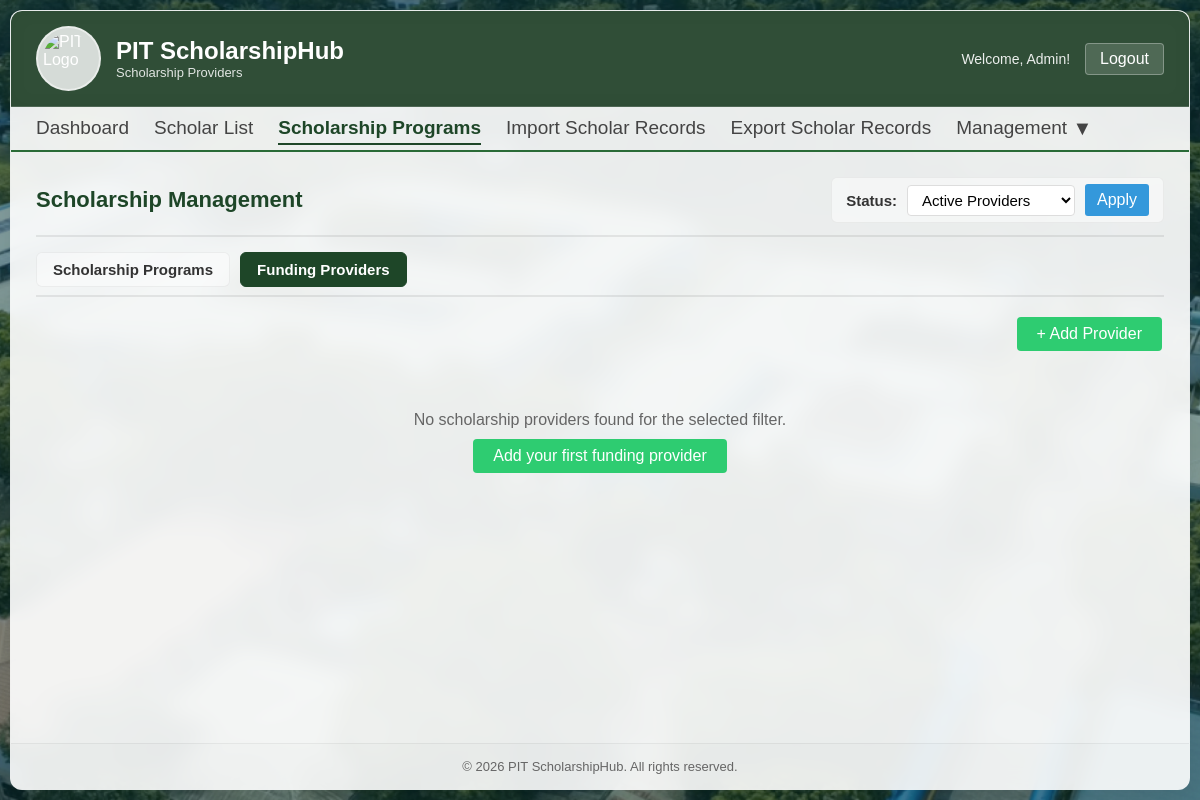
Page /admin/providers.php (signed in) on the earlier database version.
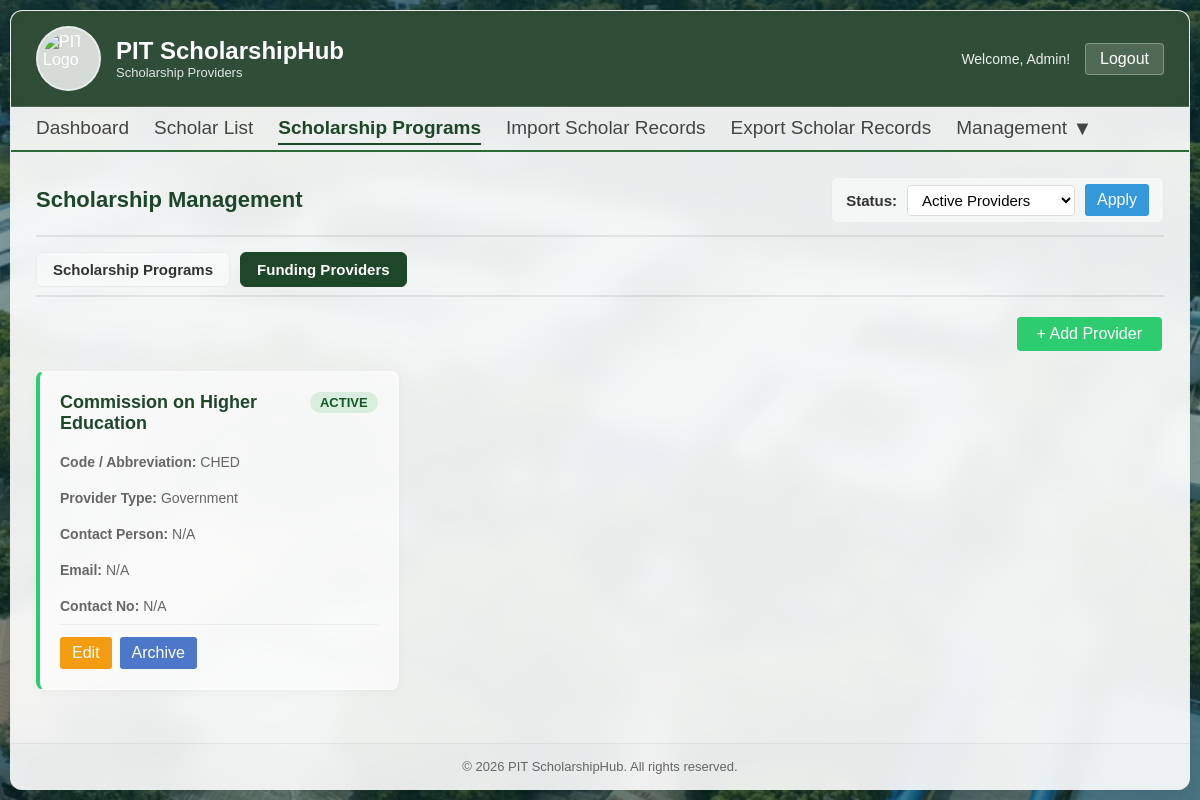
Same page on the later database version.
### tables this page shows
CREATE TABLE `providers` (
  `id` int(11) NOT NULL,
  `name` varchar(255) NOT NULL,
  `code` varchar(50) NOT NULL,
  `provider_type` varchar(255) NOT NULL,
  `contact_person` varchar(150) DEFAULT NULL,
  `email` varchar(150) DEFAULT NULL,
  `contact_num` varchar(50) DEFAULT NULL,
  `is_archived` tinyint(1) DEFAULT 0,
  `created_at` timestamp NOT NULL DEFAULT current_timestamp()
);

### includes/check_permission.php (called while the page is built, shortened)
<?php
function hasPermission($conn, $user_id, $page, $action) {
    $sql = "SELECT role FROM scholarship_users WHERE id = ?";
    $stmt = $conn->prepare($sql);
    $stmt->bind_param("i", $user_id);
    $stmt->execute();
    $result = $stmt->get_result();
    if ($row = $result->fetch_assoc()) {
        if ($row['role'] === 'admin') return true;
    }
    $permissions = getUserPermissions($conn, $user_id);
    return isset($permissions[$page]) && in_array($action, $permissions[$page]);
}
    ?>

### admin/providers.php (the view, shortened to what the changed rows need)
<?php
include __DIR__ . "/../includes/conn.php";
include '../includes/check_permission.php';
$archive_filter = $_SESSION['provider_archive_filter'] ?? '0';
if ($archive_filter === '1') {
    $providers_sql = "SELECT * FROM providers WHERE is_archived = 1 ORDER BY name ASC";
} elseif ($archive_filter === 'all') {
    $providers_sql = "SELECT * FROM providers ORDER BY name ASC";
} else {
    $providers_sql = "SELECT * FROM providers WHERE is_archived = 0 ORDER BY name ASC";
}
$providers_stmt = $conn->prepare($providers_sql);
$providers_stmt->execute();
$providers_result = $providers_stmt->get_result();
?>
<!DOCTYPE html>
<html>
<head>
    <link rel="stylesheet" href="../assets/css/scholarship_program.css?v=<?= filemtime('../assets/css/scholarship_program.css') ?>">
    <link rel="stylesheet" href="../assets/css/modals.css">
</head>
<body>
    <div class="container">
        <div class="header">
            <div class="header-left">
                <div>
                    <h1>PIT ScholarshipHub</h1>
                </div>
            </div>
        </div>
        <div class="page-content">
            <div class="page-header">
                <h2>Scholarship Management</h2>
            </div>
            <?php if ($providers_result->num_rows > 0) : ?>
                <div class="programs-grid">
                    <?php while ($row = $providers_result->fetch_assoc()) :
                        $is_archived = (int) $row['is_archived'] === 1;
                        $card_status_class = $is_archived ? "status-inactive" : "status-active";
                        $badge_class = $is_archived ? 'inactive' : 'active';
                        $badge_text = $is_archived ? 'Archived' : 'Active';
                    ?>
                        <div class="program-card <?= $card_status_class ?>">
                            <div class="program-header">
                                <h3><?= htmlspecialchars($row['name']) ?></h3>
                                <span class="program-status <?= $badge_class ?>">
                                    <?= $badge_text ?>
                                </span>
                            </div>
                            <div class="program-code">
                                <strong>Code / Abbreviation:</strong> <?= htmlspecialchars($row['code']) ?>
                            </div>
                            <div class="program-code">
                                <strong>Provider Type:</strong> <?= htmlspecialchars($row['provider_type']) ?>
                            </div>
                            <div class="program-code">
                                <strong>Contact Person:</strong> <?= !empty($row['contact_person']) ? htmlspecialchars($row['contact_person']) : 'N/A' ?>
                            </div>
                            <div class="program-code">
                                <strong>Email:</strong> <?= !empty($row['email']) ? htmlspecialchars($row['email']) : 'N/A' ?>
                            </div>
                            <div class="program-code">
                                <strong>Contact No:</strong> <?= !empty($row['contact_num']) ? htmlspecialchars($row['contact_num']) : 'N/A' ?>
                            </div>
                            <div class="program-actions">
                                <?php if (hasPermission($conn, $_SESSION['user_id'], 'scholarship_programs', 'edit')) : ?>
                                    <a href="edit_provider.php?id=<?= $row['id'] ?>" class="btn-sm btn-edit">Edit</a>
                                <?php endif; ?>
                                <?php if (hasPermission($conn, $_SESSION['user_id'], 'scholarship_programs', 'archive')) : ?>
                                    <form action="providers.php" method="POST" style="display: inline;">
                                        <?php if (!$is_archived) : ?>
                                            <button type="submit" class="btn-sm btn-archive" onclick="return confirmAction(event, 'Archive this funding provider?', 'Archive', 'archive')">Archive</button>
                                        <?php else : ?>
                                            <button type="submit" class="btn-sm btn-archive" onclick="return confirmAction(event, 'Unarchive this funding provider?', 'Unarchive', 'primary')">Unarchive</button>
                                        <?php endif; ?>
                                    </form>
                                <?php endif; ?>
                            </div>
                        </div>
                    <?php endwhile; ?>
                </div>
            <?php else : ?>
                <div class="no-data">
                    <p>No scholarship providers found for the selected filter.</p>
                    <a href="add_provider.php" class="btn btn-success" style="margin-top: 10px;">Add your first funding provider</a>
                </div>
            <?php endif; ?>
        </div>
    </div>
</body>
</html>

Differences in the rows shown:
added providers: name "Commission on Higher Education", is_archived "ACTIVE", code "CHED", provider_type "Government", contact_person "N/A", email "N/A", contact_num "N/A", shows "Archive"
Other differences:
text no longer shown: "No scholarship providers found for the selected filter. Add your first funding provider"
